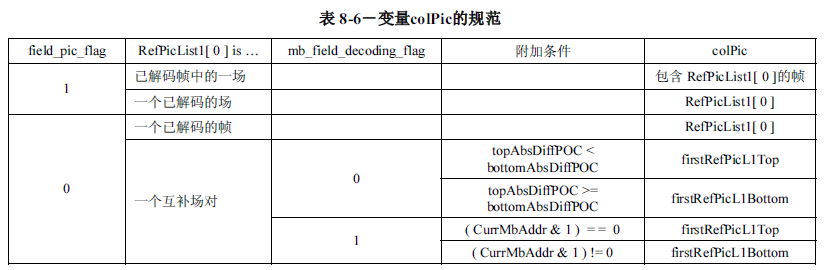
#> input picture icon/img/123.jpg, 826 x 270 px
$ python img.py
#> lines starting #> are read from the running program, lines starting #| are printed output that depends on the picture
from PIL import Image

# 打开图像文件
image = Image.open("123.jpg")
#> image is the input picture: PIL image 826x270 RGB; mean R, G, B 239.4, 239.5, 239.7
image = image.convert("RGBA")
#> image: PIL image 826x270 RGBA

# 获取每个像素的颜色值
data = image.getdata()

# 创建新的图像数据列表
new_data = []
for item in data:
    # 如果像素是白色，改为黑色
    if item[0] in range(200, 256) and item[1] in range(200, 256) and item[2] in range(200, 256):
        new_data.append((0, 0, 0, item[3]))  # 黑色
    else:
        new_data.append(item)
#> after the loop, new_data = 223020 items

# 将修改后的数据应用到图像
image.putdata(new_data)
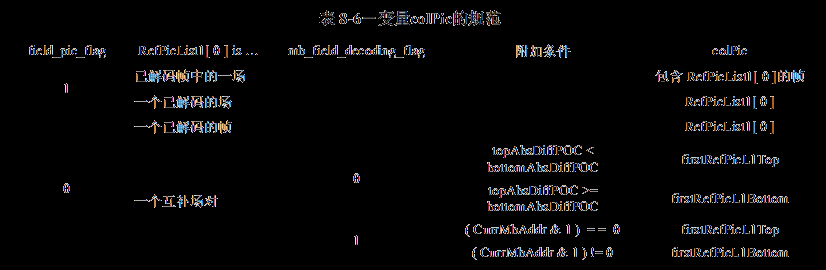
#> image: PIL image 826x270 RGBA; mean R, G, B, A 7.5, 7.3, 7.8, 255

# 保存新图像
image.save("output.jpg")

$ run again, with icon/img/282135543376441.jpg copied over icon/img/123.jpg
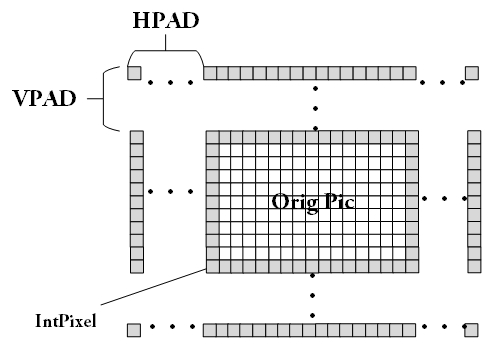
#> input picture icon/img/282135543376441.jpg, 500 x 355 px
#> image is the input picture: PIL image 500x355 RGB; min 0, max 255, mean 237.5
#> after the loop `for item in data:`: new_data = 177500 items
#> `image.putdata(new_data)`:
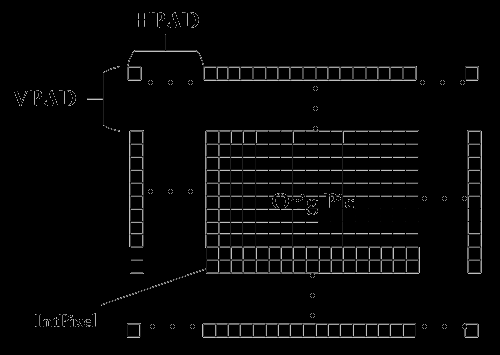
#> image: PIL image 500x355 RGBA; mean R, G, B, A 6.9, 6.9, 6.9, 255

$ run again, with icon/img/282306240087346.jpg copied over icon/img/123.jpg
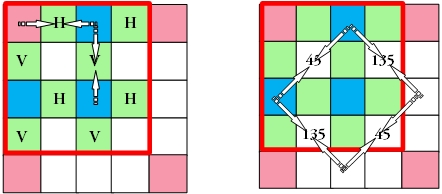
#> input picture icon/img/282306240087346.jpg, 442 x 194 px
#> image is the input picture: PIL image 442x194 RGB; mean R, G, B 200.7, 204.8, 191.9
#> the loop `for item in data:` made 85748 passes
#> item on passes 1 to 3: (255, 255, 255, 255), (255, 255, 255, 255), (255, 254, 255, 255)
#> after the loop `for item in data:`: new_data = 85748 items
#> `image.putdata(new_data)`:
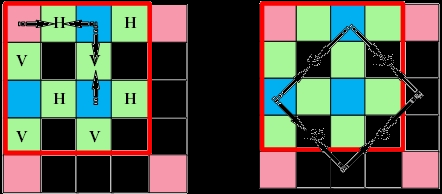
#> image: PIL image 442x194 RGBA; mean R, G, B, A 85.4, 89.8, 77, 255

$ run again, with icon/img/282330185401122.jpg copied over icon/img/123.jpg
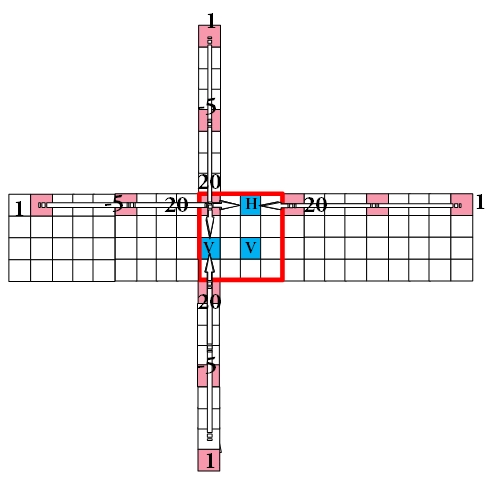
#> input picture icon/img/282330185401122.jpg, 499 x 488 px
#> image is the input picture: PIL image 499x488 RGB; mean R, G, B 245.4, 243.4, 244
#> after the loop `for item in data:`: new_data = 243512 items
#> `image.putdata(new_data)`:
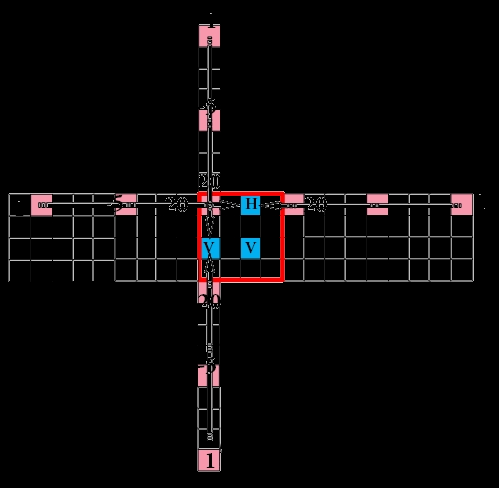
#> image: PIL image 499x488 RGBA; mean R, G, B, A 8.6, 6.6, 7.1, 255
